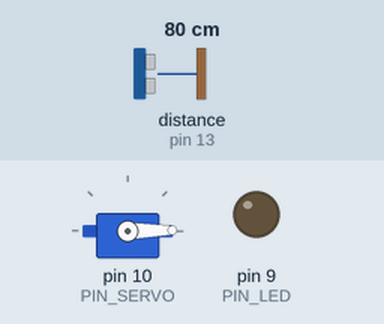
The sketch below on a simulated Arduino Uno, built with avr-gcc and run on an emulated ATmega328P. On the bench: servo, output pins drawn as LEDs (lit = HIGH). Wiring (inferred from the names in the program): ultrasonic range finder: trigger pin 12; echo pin 13. The test bench sets the inputs (shaded band); at power-on: distance to the obstacle (sensor on pin 13) 80 cm. The echo pulse lasts 58.3 µs per cm; pins used as bus, display or sensor lines are not drawn; what the sketch prints to the serial monitor is not drawn.

Above: at 0.1 s.
Timing chart, 0 to 1.6 s (numbered marks = the images above):
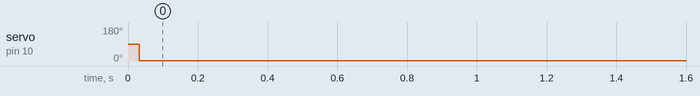

Measured:
- by itself, servo on pin 10 (PIN_SERVO): 90° → 1° at 0.03 s

The sketch:

1026.ino
```cpp
#include <Servo.h>

// Arduino pin assignment
#define PIN_LED 9
#define PIN_SERVO 10
#define PIN_TRIG 12
#define PIN_ECHO 13

// configurable parameters
#define SND_VEL 346.0 // sound velocity at 24 celsius degree (unit: m/s)
#define INTERVAL 25 // sampling interval (unit: ms)
#define _DIST_MIN 100 // minimum distance to be measured (unit: mm)
#define _DIST_MAX 300 // maximum distance to be measured (unit: mm)
#define _DIST_ALPHA 0.2

#define _DUTY_MIN 553 // servo full clockwise position (0 degree)
#define _DUTY_NEU 1476 // servo neutral position (90 degree)
#define _DUTY_MAX 2399 // servo full counterclockwise position (180 degree)

// global variables
float timeout; // unit: us
float dist_min, dist_max, dist_raw, dist_prev, dist_ema; // unit: mm
unsigned long last_sampling_time; // unit: ms
float scale; // used for pulse duration to distance conversion
Servo myservo;

void setup() {
// initialize GPIO pins
  pinMode(PIN_LED,OUTPUT);
  pinMode(PIN_TRIG,OUTPUT);
  digitalWrite(PIN_TRIG, LOW);
  pinMode(PIN_ECHO,INPUT);

  myservo.attach(PIN_SERVO);
  myservo.writeMicroseconds(_DUTY_NEU);

// initialize USS related variables
  dist_min = _DIST_MIN;
  dist_max = _DIST_MAX;
  timeout = (INTERVAL / 2) * 1000.0; // precalculate pulseIn() timeout value. (unit: us)
  dist_raw = dist_prev = 0.0; // raw distance output from USS (unit: mm)
  scale = 0.001 * 0.5 * SND_VEL;

// initialize serial port
  Serial.begin(57600);

// initialize last sampling time
  last_sampling_time = 0;
}

void loop() {
// wait until next sampling time.
// millis() returns the number of milliseconds since the program started. Will overflow after 50 days.
  if(millis() < last_sampling_time + INTERVAL) return;

// get a distance reading from the USS
  if(USS_measure(PIN_TRIG,PIN_ECHO) ==0){}
  else dist_raw = USS_measure(PIN_TRIG,PIN_ECHO);
  dist_ema = _DIST_ALPHA*dist_raw+(1-_DIST_ALPHA)*dist_ema;

// output the read value to the serial port
Serial.print("Min:100,raw:");
Serial.print(dist_raw);
Serial.print(",ema:");
Serial.print(dist_ema);
Serial.print(",servo:");
Serial.print(myservo.read());
Serial.println(",Max:400");

// adjust servo position according to the USS read value

  // add your code here!

if(dist_ema < 180.0) {
     myservo.writeMicroseconds(_DUTY_MIN);
  }
  else if(360.0< dist_ema){
     myservo.writeMicroseconds( _DUTY_MAX);
  }
  else {
    myservo.writeMicroseconds(((_DUTY_MAX-_DUTY_MIN)/180.0)*(dist_ema-180.0)+_DUTY_MIN);
  }

// update last sampling time
  last_sampling_time += INTERVAL;
}

// get a distance reading from USS. return value is in millimeter.
float USS_measure(int TRIG, int ECHO)
{
  float reading;
  digitalWrite(TRIG, HIGH);
  delayMicroseconds(10);
  digitalWrite(TRIG, LOW);

  reading = pulseIn(ECHO, HIGH, timeout) * scale; // unit: mm
  if(reading < dist_min || reading > dist_max) reading = 0.0; // return 0 when out of range.

  if(reading == 0.0) reading = dist_prev;
  else dist_prev = reading;

  return reading;
}
```
